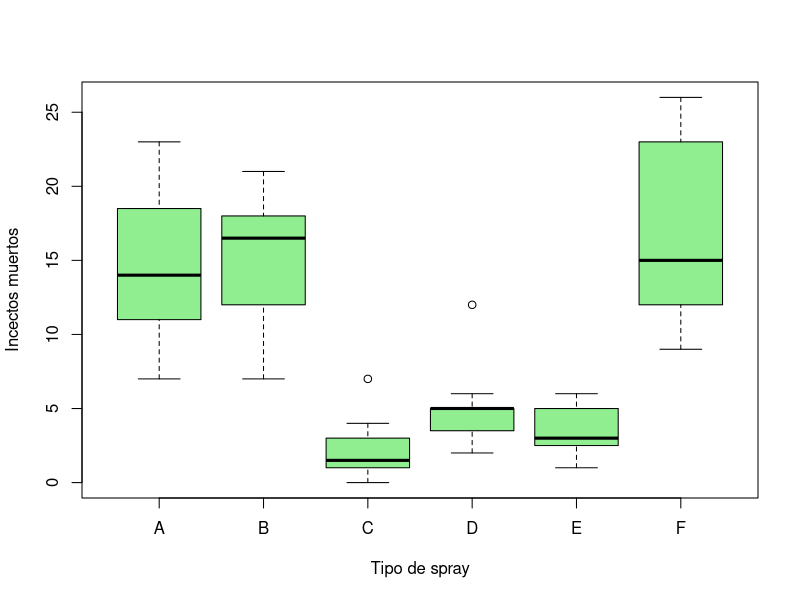

Here is the R script that generated this plot:
## ---- chunk 1
data= InsectSprays
head(data)
str(data)
## ---- chunk 2
by(data$count,data$spray,FUN = summary)
## ---- chunk 3
aggregate(count~spray, data=data, FUN = sd)
## ---- chunk 4
boxplot(count~spray, data = data, col="lightgreen",xlab="Tipo de spray", ylab="Incectos muertos")

#A,B,C = Matan mas bicho s tienen ,mayor variailidad
#C,D,E= Matan un nuemro de specifico de bichos y tiene menos variabilidad , lo que nos indica que podemos predecir cuantos bichos pueden matar con mas certeza.

